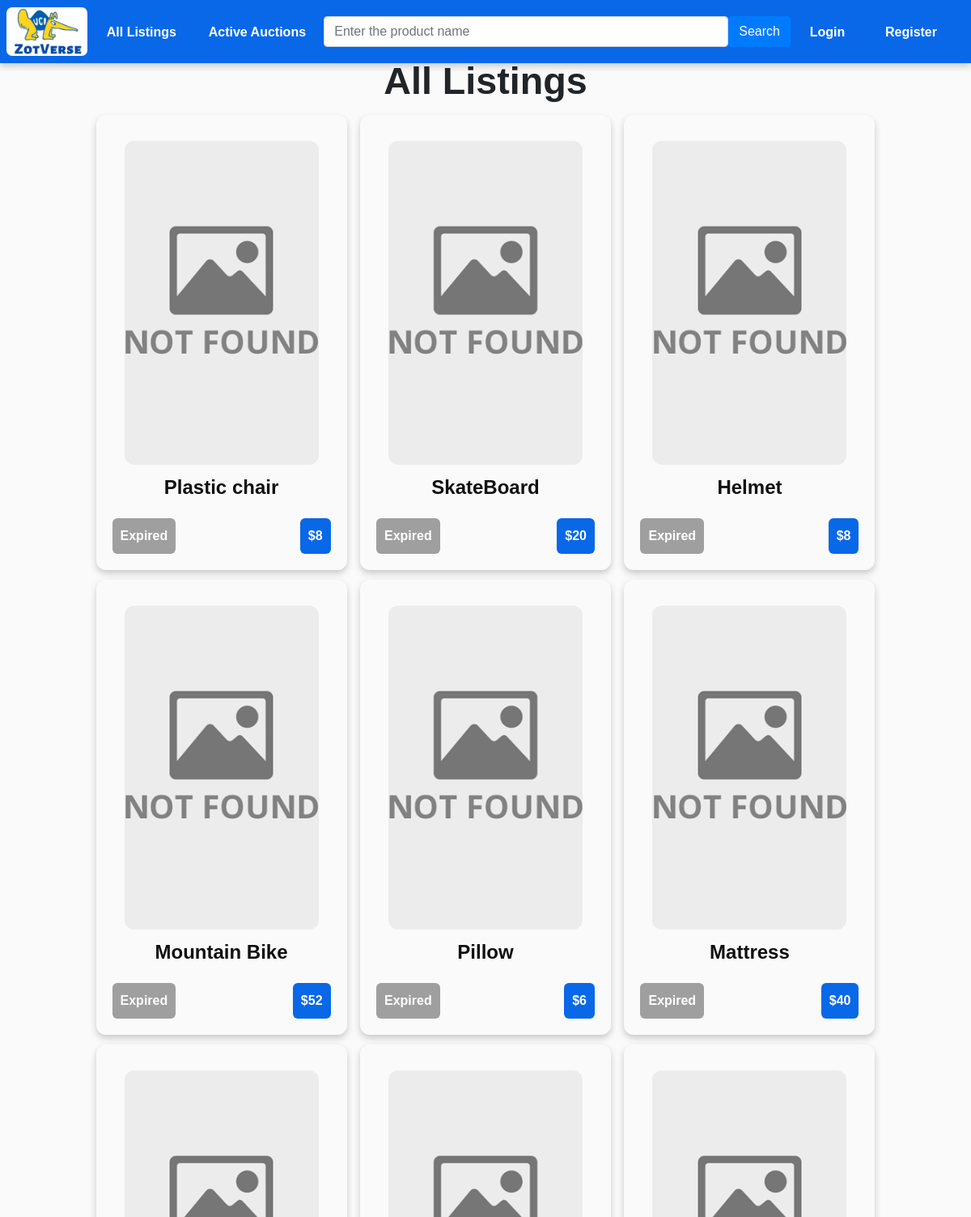
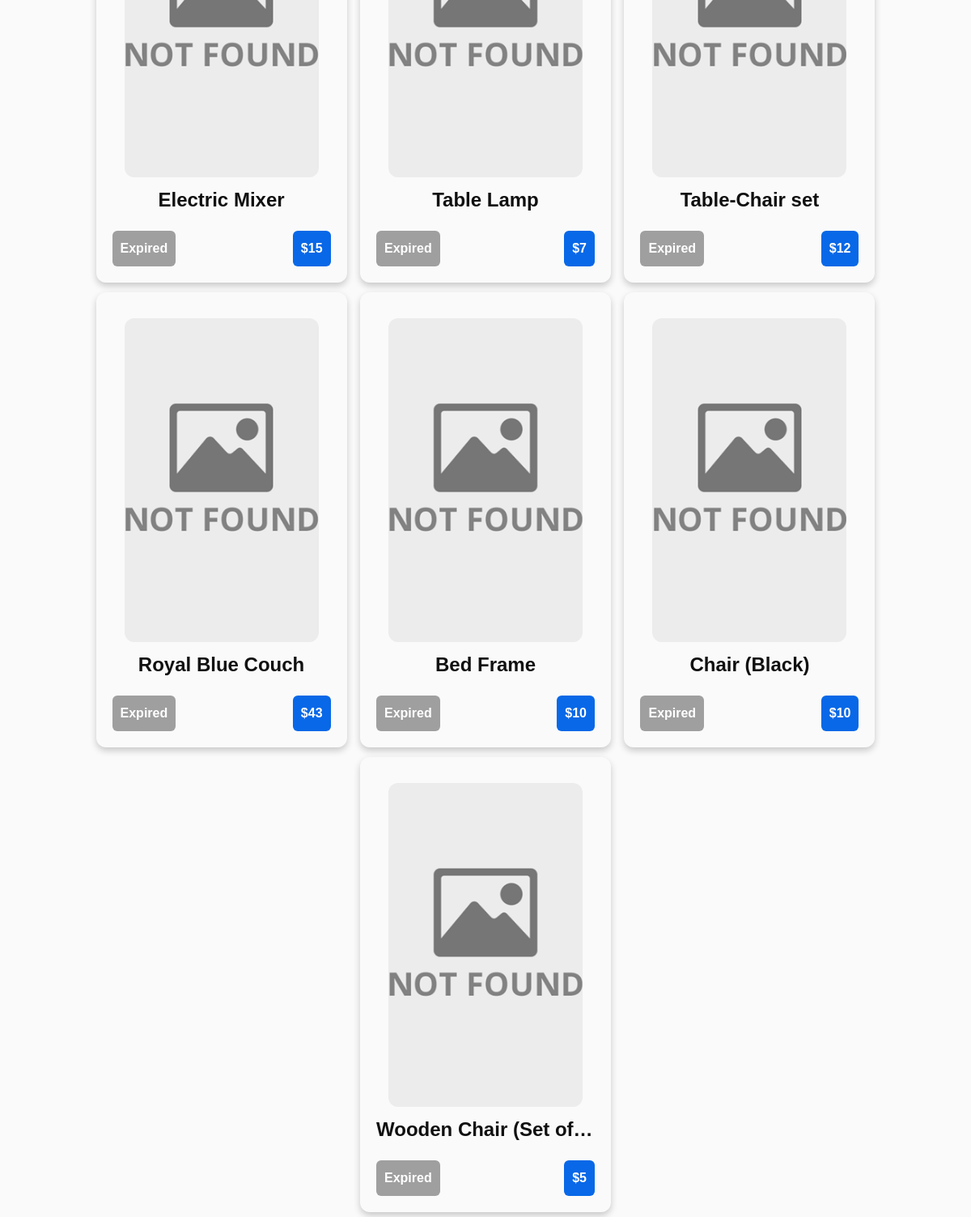
Page /auctions/ on the committed database (2 pictures, top to bottom).
### auctions/models.py (models this page shows, shortened)
class Auction(models.Model):
    author = models.ForeignKey(User, on_delete=models.CASCADE)
    title = models.CharField(max_length=300)
    desc = models.CharField(max_length=2000, blank=True)
    image = models.ImageField(upload_to='auction_images/', blank=True, default = 'auction_images/default/default.svg')
    min_value = models.IntegerField()
    date_added = models.DateTimeField()
    duration = models.FloatField(default=24)
    is_active = models.BooleanField(default=True)
    winner = models.ForeignKey(User, on_delete=models.SET("(deleted)"),
                               blank=True,
                               null=True,
                               related_name="auction_winner",
                               related_query_name="auction_winner")
    final_value = models.IntegerField(blank=True, null=True)
    def resolve(self):
        if self.is_active:
            if self.has_expired():
                highest_bid = Bid.objects.filter(auction=self).order_by('-amount').order_by('date').first()
                if highest_bid:
                    self.winner = highest_bid.bidder
                    self.final_value = highest_bid.amount
                self.is_active = False
                self.save()

### auctions/views.py (the view)
# urls.py: path('auctions/', include('auctions.urls')),
def auctions(request):
    auction_list = Auction.objects.order_by('-date_added')
    for a in auction_list:
        a.resolve()
    template = loader.get_template('auctions/index.html')
    context = {
        'title': "All Listings",
        'auction_list': auction_list,
    }
    return HttpResponse(template.render(context, request))

### auctions/templates/auctions/index.html
{% extends "base.html" %}
{% block content %}
<h1><b>{{ title }}</b></h1>
{% if auction_list %}
    <div class="wrapper">
    {% for auction in auction_list %}
        <a class="auction-card"  href="{% url 'auctions:detail' auction.id %}">
            <div class="container-fluid"><img class="auction_image_index" style="
                    max-width: 100%;margin-top: 5%;" src="{{ auction.image.url }}" onerror="this.onerror=null; this.src='/static/nofound.png'" alt=""></div>
            <div class="auction-card-title">{{ auction.title }}</div>
            {% if auction.is_active %}
                {% if auction.remaining_minutes < 2 %}
                    <div class="auction-card-urgent">Less than {{ auction.remaining_minutes }}</div>
                {% else %}
                    <div class="auction-card-active">Less than {{ auction.remaining_minutes }}</div>
                {% endif %}
            {% else %}
            <div class="auction-card-inactive">Expired</div>
            {% endif %}
            <div class="auction-card-value">${{ auction.min_value }}</div>
        </a>
    {% endfor %}
    </div>
{% else %}
    <h4>No auctions are available.</h4>
{% endif %}
{% endblock %}

### templates/base.html (shortened to what this page needs)
<!DOCTYPE html>
<html lang="en">
<head>
  <link rel="stylesheet" href="https://stackpath.bootstrapcdn.com/bootstrap/4.1.3/css/bootstrap.min.css">
  {% load static %}
  <link rel="stylesheet" href="{% static 'css/style.css' %}">
  <link rel="stylesheet" href="{% static 'font-awesome-4.7.0/css/font-awesome.css' %}">
  <link rel="stylesheet" href="https://cdn.jsdelivr.net/npm/@fortawesome/fontawesome-free@5.15.4/css/fontawesome.min.css">
</head>
<body>
      {% block sidebar %}
        <ul class="navbar navbar-custom" style="overflow:visible">
          <li class="auction-rush-button">
            <a class="navbar-link" href="{% url 'about' %}">
              <img src="/static/ZotVerse_logo.jpeg" alt="Peter" style="width: 100px; height: 60px; border-radius: 7px;">
            </a>
        </li>
          <li class="navbar-item"><a class="navbar-link" href="{% url 'auctions:auctions' %}">All Listings</a></li>
          <li class="navbar-item"><a class="navbar-link" href="{% url 'index' %}"">Active Auctions</a></li>
          <li class="navbar-item">
          <div class="input-group">
            <div class="form-outline">
              <form method="post" action="/auctions/search" >
              <input name = "search_keyword" type="search" placeholder="Enter the product name" class="form-control" />
            </div>
            <button type="submit" class="btn btn-primary">
              <span>Search</span>
            </button>
          </div>
          </li>
          {% if user.is_authenticated %}
            <div class="dropdown mr-5" style="z-index:100 !important">
              <button class="btn btn-primary dropdown-toggle" type="button" id="dropdownMenuButton" data-toggle="dropdown" aria-haspopup="true" aria-expanded="false">
                Current User: <span class="">{{ user.get_username }}</span>
              </button>
              <div class="dropdown-menu" style="z-index:100 !important" aria-labelledby="dropdownMenuButton">
                <a class="dropdown-item" style="z-index:100 !important" href="{% url 'my_auctions' %}">My auctions</a>
                <a class="dropdown-item" style="z-index:100 !important" href="{% url 'my_bids' %}">My bids</a>
                <a class="dropdown-item" style="z-index:100 !important" href="{% url 'logout' %}?next={% url 'index' %}">Logout</a>
              </div>
            </div>
            {% else %}
            <li class="navbar-item-right"><a class="navbar-link" href="{% url 'login' %}?next={% url 'index' %}">Login</a></li>
            <li class="navbar-item-right"><a class="navbar-link" href="{% url 'register' %}?next={{request.path}}">Register</a></li>
          {% endif %}
        </ul>
     {% endblock %}
      <div class="main-content">{% block content %}{% endblock %}</div>
</body>
</html>

### static/css/style.css (style rules this page uses)
:root { --background: #FFFFFF; --color0: #F1F1F1; --color1: #ED665B; --color2: #39B8A5; --color3: #F98F3D; --color4: #1972E7; --color5: #AE5BF6; --color6: #4DCCE5; --color7: #101010; --color8: #9F9F9F; --color9: #ED3D2E; --color10: #16B8A0; --color11: #F97916; --color12: #0868E7; --color13: #9422F6; --color14: #10C2E5; --color15: #656565; --color16: #ffff00; --main-bg: #FAFAFA; --navbar-bg: #2A2A2A; --light-green: #C8F9E3; --navbar-bg-hover: #3A3A3A; --shadow: 0 4px 8px 0 rgba(0,0,0,0.2); --strong-shadow: 0 4px 8px 0 rgba(0,0,0,0.5); }
body { background: var(--main-bg); }
* { font-family: sans-serif !important; }
h1 { text-align: center; font-size: 35pt; }
.main-content { margin-top: 6%; }
li a { color: var(--color2); }
.navbar-item { float: left; transition: .3s; width: auto; font-weight: bold; }
.form-outline { width: 500px; font-weight: bold; }
.navbar-item-right { float: right; transition: .3s; width: auto; font-weight: bold; margin-right: 10px; }
.navbar-item .navbar-link { display: block; width: auto; height: 55px; border-radius: 30% / 10%; color: white; text-align: center; text-indent: .1em; color: var(--background); text-align: center; padding: 16px; text-decoration: none; transition: .3s; font-weight: bold; }
.navbar-item-right .navbar-link { display: block; width: auto; height: 55px; border-radius: 30% / 10%; color: white; text-align: center; text-indent: .1em; color: var(--background); text-align: center; padding: 16px; text-decoration: none; transition: .3s; font-weight: bold; }
.auction-rush-button .navbar-link { background-color: white; text-decoration: none; transition: .3s; font-weight: bold; }
.auction-rush-button { float: left; transition: .3s; font-weight: bold; }
.wrapper { margin: 0 auto; text-align: center; }
.auction_image_index { margin-top: -15px; margin-left: -20px; margin-right: -20px; border-top-left-radius: 12px; border-top-right-radius: 12px; width:300px; height:400px; object-fit: cover; margin-bottom: 10px; border-radius: 12px; }
.auction-card { box-shadow: var(--shadow); display: inline-block; flex: 1 0 21%; border-radius: 12px; padding: 20px; margin: 6px; width: 310px; text-decoration: none; color: var(--color7); }
.auction-card-title { font-weight: bold; color: var(--color7); font-size: x-large; text-align: center; text-overflow: ellipsis; white-space: nowrap; overflow: hidden; margin-bottom: 20px; }
.auction-card-value { font-weight: bold; color: var(--background); background: var(--color12); padding: 10px; border-radius: 6px; float: right; }
.auction-card-inactive { font-weight: bold; color: var(--background); background: var(--color8); padding: 10px; border-radius: 6px; float: left; }
.navbar-custom { list-style-type: none; position: absolute; top: 0; left: 0; margin: 0; padding: 5 px !important; width: 100%; overflow: hidden; background-color: var(--color12); box-shadow: var(--shadow); height: 78px; overflow: auto; white-space: nowrap; padding-left: 8px; }

### rows in the picture
Auction: title "Plastic chair", is_active "Expired", min_value "8"
Auction: title "SkateBoard", is_active "Expired", min_value "20"
Auction: title "Helmet", is_active "Expired", min_value "8"
Auction: title "Mountain Bike", is_active "Expired", min_value "52"
Auction: title "Pillow", is_active "Expired", min_value "6"
Auction: title "Mattress", is_active "Expired", min_value "40"
Auction: title "Electric Mixer", is_active "Expired", min_value "15"
Auction: title "Table Lamp", is_active "Expired", min_value "7"
Auction: title "Table-Chair set", is_active "Expired", min_value "12"
Auction: title "Royal Blue Couch", is_active "Expired", min_value "43"
Auction: title "Bed Frame", is_active "Expired", min_value "10"
Auction: title "Chair (Black)", is_active "Expired", min_value "10"
Auction: title "Wooden Chair (Set of…", is_active "Expired", min_value "5"

### other values in the picture
{{ title }} "All Listings"
